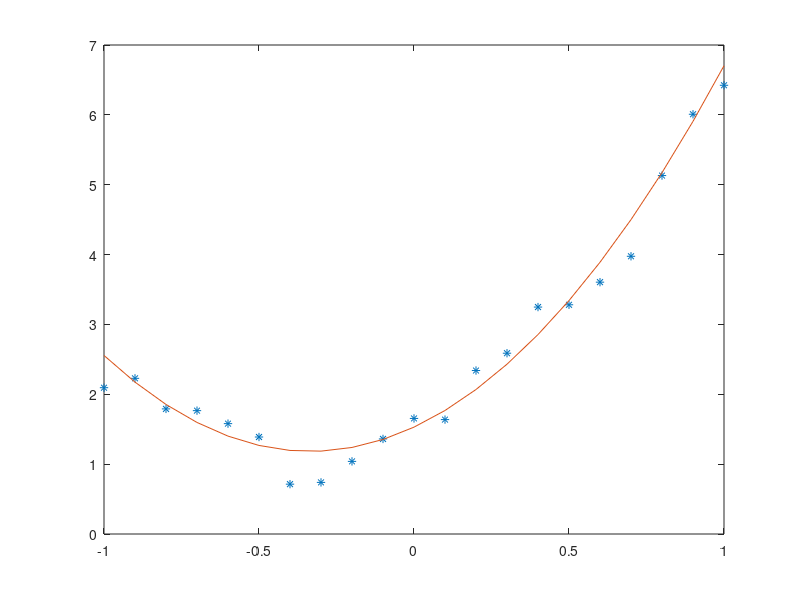

This figure's MATLAB source:
% MÉTODO MÍNIMOS QUADRADOS PARÁBOLA
    x = [-1:0.1:1]
    y = 3*x.^2 + 2*x + 1 + rand(size(x))
    y = [2.0942 2.2285 1.7909 1.7659 1.5799 1.3885 0.7136 0.7388 1.0396 1.3609 1.6544 1.6376 2.3400 2.588 3.2486 3.2813 3.6051 3.9756 5.1310 6.0088 6.4235];
    A = [sum(x.*x.*x.*x)  sum(x.*x.*x)  sum(x.*x) ; sum(x.*x.*x)  sum(x.*x) sum(x) ; sum(x.*x)  sum(x)  sum(size(x,2))];
    B = [sum(x.*x.*y); sum(x.*y); sum(y)]
    sol = A\B
    
    a = sol(1,1)
    b = sol(2,1)
    c = sol(3,1)
   
    erro0 = sum((a*x.^2 + b*x + c - y).*(a*x.^2 + b*x + c - y))
    
    a = 3.1
    erro1 = sum((a*x.^2 + b*x + c - y).*(a*x.^2 + b*x + c - y))
    
    plot(x,y,'*', x, a*x.^2 + b*x + c)

 
